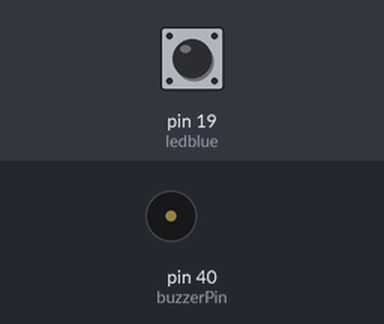
A sketch run on a simulated Arduino Mega 2560, built with avr-gcc and run on an emulated ATmega2560. Parts: buzzer (waves = sounding). Inputs (shaded band) come from the test bench; at power-on: pin 19 (ledblue) HIGH.

Above: at 2.3 s.
At 22.5 s:
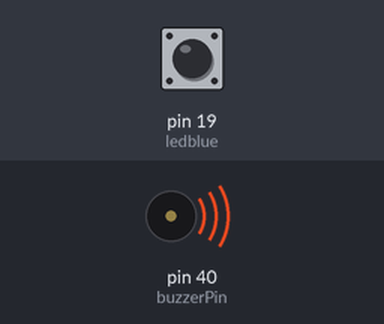
Timing chart, 0 to 28.2 s (numbered marks = the images above):
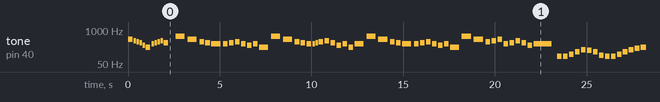

Measured:
- by itself, tone on pin 40 (buzzerPin): plays 440 Hz for 0.25 s, 392 Hz for 0.13 s, 349 Hz for 0.13 s, 330 Hz for 0.13 s, 262 Hz for 0.13 s, 220 Hz for 0.25 s … (387 notes in this stretch)

The sketch:

PruebaMusica.ino
```cpp
//--------------------------------------------------------------------------------------------------------------------------------------
// Librerias
//--------------------------------------------------------------------------------------------------------------------------------------

#include "pitches.h"
#define NOTE_C4_1 260

//--------------------------------------------------------------------------------------------------------------------------------------
// Variables  y notas musicales
//--------------------------------------------------------------------------------------------------------------------------------------

int buzzerPin = 40;
int ledblue= 19;
int buttonState = 0;

int melody[] = {                                               // cancion Uno
  NOTE_A4, NOTE_G4, NOTE_F4, NOTE_E4, NOTE_C4, NOTE_A3,
  NOTE_D4, NOTE_E4, NOTE_F4, NOTE_G4, NOTE_E4, 0,
  NOTE_D5, NOTE_A4,
  NOTE_F4, NOTE_E4, NOTE_D4,
  NOTE_D4, NOTE_E4, NOTE_F4, NOTE_D4,

  NOTE_C4, NOTE_D4, NOTE_A3,
  NOTE_D5, NOTE_A4,
  NOTE_F4, NOTE_E4, NOTE_D4, NOTE_D4, NOTE_E4,
  NOTE_F4, NOTE_G4, NOTE_E4, NOTE_C4,
  NOTE_D4, NOTE_A3, NOTE_D4,
  NOTE_D5, NOTE_A4,

  NOTE_F4, NOTE_E4, NOTE_D4,
  NOTE_D4, NOTE_E4, NOTE_F4, NOTE_D4,
  NOTE_C4, NOTE_D4, NOTE_A3,
  NOTE_D5, NOTE_A4,
  NOTE_F4, NOTE_G4, NOTE_A4, NOTE_D4,
  NOTE_E4, NOTE_G4, NOTE_E4, NOTE_C4,

  NOTE_D4,
  NOTE_G2, NOTE_G2, NOTE_AS2, NOTE_D3,
  NOTE_F3, NOTE_E3, NOTE_D3, NOTE_A2,
  NOTE_G2, NOTE_G2, NOTE_AS2, NOTE_D3,
  NOTE_F3, NOTE_G3, NOTE_A3,
  NOTE_AS4, NOTE_A4, NOTE_G4, NOTE_F4, NOTE_G4,

  NOTE_A4, NOTE_D4, NOTE_A4,
  NOTE_G4, NOTE_G4, NOTE_G4, NOTE_G4, NOTE_F4, NOTE_E4, NOTE_F4, NOTE_G4,
  NOTE_F4, NOTE_G4, NOTE_A4, NOTE_F4,
  NOTE_G2, NOTE_G2, NOTE_AS2, NOTE_D3,
  NOTE_F3, NOTE_E3, NOTE_D3, NOTE_A2,
  NOTE_G2, NOTE_G2, NOTE_AS2, NOTE_D3,

  NOTE_F3, NOTE_G3, NOTE_A3,
  NOTE_AS4, NOTE_A4, NOTE_G4, NOTE_AS4, NOTE_C5,
  NOTE_D5, NOTE_A4, NOTE_F4, NOTE_D4,
  NOTE_E4, NOTE_E4, NOTE_E4, NOTE_E4, NOTE_G4, NOTE_E4, NOTE_C4, NOTE_A3, NOTE_C4,
  NOTE_D4, NOTE_D4, NOTE_C4,

  NOTE_F4, NOTE_F4, NOTE_F4, NOTE_F4, NOTE_G4, NOTE_A4, NOTE_A4, NOTE_A4, NOTE_G4, NOTE_F4,
  NOTE_E4, NOTE_E4, NOTE_E4, NOTE_E4, NOTE_F4, NOTE_E4, 0, NOTE_F4, NOTE_E4,
  NOTE_D4, NOTE_D4, NOTE_D4, NOTE_D4, NOTE_E4, NOTE_F4, NOTE_F4, NOTE_F4, NOTE_E4, NOTE_D4,
  NOTE_C4, NOTE_C4, NOTE_C4, NOTE_C4, NOTE_D4, NOTE_E4, NOTE_D4, NOTE_C4,

  NOTE_AS3, NOTE_AS3, NOTE_AS3, NOTE_AS3, NOTE_C4, NOTE_D4, NOTE_D4, NOTE_D4,NOTE_C4, NOTE_AS3,
  NOTE_A3, NOTE_A3, NOTE_A3, NOTE_F4, NOTE_G4, NOTE_F4, NOTE_C4,
  NOTE_F4, NOTE_F4, NOTE_F4, NOTE_F4, NOTE_G4, NOTE_GS4, NOTE_GS4, NOTE_GS4, NOTE_AS4, NOTE_GS4,
  NOTE_G4, NOTE_G4, NOTE_G4, NOTE_G4, NOTE_GS4, NOTE_G4, NOTE_A4, NOTE_G4,

  NOTE_F4, NOTE_F4, NOTE_F4, NOTE_F4, NOTE_G4, NOTE_A4, NOTE_A4, NOTE_A4, NOTE_G4, NOTE_F4,
  NOTE_E4, NOTE_E4, NOTE_E4, NOTE_E4, NOTE_F4, NOTE_E4, NOTE_F4, NOTE_E4,
  NOTE_D4, NOTE_D4, NOTE_D4, NOTE_D4, NOTE_E4, NOTE_F4, NOTE_F4, NOTE_F4, NOTE_E4, NOTE_D4,
  NOTE_C4, NOTE_C4, NOTE_C4, NOTE_C4, NOTE_D4, NOTE_E4, NOTE_D4, NOTE_C4,

  NOTE_AS3, NOTE_AS3, NOTE_AS3, NOTE_AS3, NOTE_C4, NOTE_D4, NOTE_D4, NOTE_D4, NOTE_E4, NOTE_G4,
  NOTE_A4, NOTE_A4, NOTE_A4, NOTE_A4, NOTE_C5, NOTE_A4, NOTE_F4,
  NOTE_E4, NOTE_G4, NOTE_A4, NOTE_E4, NOTE_G4, NOTE_A4, NOTE_E4, NOTE_G4,
  NOTE_E4, NOTE_G4, NOTE_A4, NOTE_D5, NOTE_CS5, 0
};

int noteDurations[] = {                                 // duracion cancion Uno
 4, 8, 8, 8, 8, 4,
  8, 8, 8, 8, 4, 4,
  2, 2,
  4, 4, 2,
  4, 4, 4, 4,

  4, 4, 2,
  2, 2,
  4, 4, 4, 8, 8,
  4, 4, 4, 4,
  4, 4, 2,
  2, 2,

  4, 4, 2,
  4, 4, 4, 4,
  4, 4, 2,
  2, 2,
  4, 4, 4, 4,
  4, 4, 4, 4,

  1,
  4, 4, 4, 4,
  4, 4, 4, 4,
  4, 4, 4, 4,
  4, 4, 2,
  3, 8, 4, 8, 8,

  4, 4, 2,
  8, 16, 16, 8, 8, 4, 8, 8,
  4, 4, 4, 4,
  4, 4, 4, 4,
  4, 4, 4, 4,
  4, 4, 4, 4,

  4, 4, 2,
  3, 8, 4, 8, 8,
  4, 4, 4, 4,
  8, 16, 16, 8, 8, 8, 8, 8, 8,
  2, 4, 4,

  8, 16, 16, 8, 8, 8, 16, 16, 8, 8,
  8, 16, 16, 8, 8, 4, 8, 16, 16,
  8, 16, 16, 8, 8, 8, 16, 16, 8, 8,
  8, 16, 16, 8, 8, 3, 16, 16,

  8, 16, 16, 8, 8, 8, 16, 16, 8, 8,
  8, 16, 16, 8, 8, 4, 4,
  8, 16, 16, 8, 8, 8, 16, 16, 8, 8,
  8, 16, 16, 8, 8, 3, 16, 16,

  8, 16, 16, 8, 8, 8, 16, 16, 8, 8,
  8, 16, 16, 8, 8, 3, 16, 16,
  8, 16, 16, 8, 8, 8, 16, 16, 8, 8,
  8, 16, 16, 8, 8, 3, 16, 16,

  8, 16, 16, 8, 8, 8, 16, 16, 8, 8,
  8, 16, 16, 8, 8, 4, 4,
  8, 8, 8, 8, 8, 8, 8, 8,
  8, 8, 8, 8, 4, 4
  };


int melody2[] = {                                               // Cancion 2
  NOTE_FS5, NOTE_FS5, NOTE_D5, NOTE_B4, NOTE_B4, NOTE_E5,
  NOTE_E5, NOTE_E5, NOTE_GS5, NOTE_GS5, NOTE_A5, NOTE_B5,
  NOTE_A5, NOTE_A5, NOTE_A5, NOTE_E5, NOTE_D5, NOTE_FS5,
  NOTE_FS5, NOTE_FS5, NOTE_E5, NOTE_E5, NOTE_FS5, NOTE_E5
};

int durations[] = {                                             // duracion Cancion 2
  8, 8, 8, 4, 4, 4,
  4, 5, 8, 8, 8, 8,
  8, 8, 8, 4, 4, 4,
  4, 5, 8, 8, 8, 8
};

int songLength = sizeof(melody)/sizeof(melody[0]);              // duracion y tamaño
int songLength2 = sizeof(melody2)/sizeof(melody2[0]);           // duracion y tamaño


//--------------------------------------------------------------------------------------------------------------------------------------
// Setup: Pines de salida y entrada para buzzer y recibir instrucciones de Tiva 1
//--------------------------------------------------------------------------------------------------------------------------------------

void setup()
{
pinMode(ledblue,INPUT_PULLUP);
pinMode(buzzerPin,OUTPUT);
}


//--------------------------------------------------------------------------------------------------------------------------------------
// Loop: De acuerdo a duracion, se tocan las notas musicales
//--------------------------------------------------------------------------------------------------------------------------------------

void loop()
{
  buttonState = digitalRead(ledblue);
  if (buttonState == HIGH)
  {
    for (int thisNote = 0; thisNote < 130; thisNote++)
    {
      int noteDuration = 1000/noteDurations[thisNote];
      tone(buzzerPin, melody[thisNote],noteDuration);
      int pauseBetweenNotes = noteDuration *1.30-50;             // delay por cada pulso
      delay(pauseBetweenNotes);
      delay(50);
      noTone(buzzerPin);
    }
  }
  else if (buttonState == LOW)
  {
    for (int thisNote2 = 0; thisNote2 < songLength2; thisNote2++)
    {
      int duration2 = 1000/ durations[thisNote2];
      tone(buzzerPin, melody2[thisNote2], duration2);
      int pause = duration2 * 1.3;                               // delay por cada pulso
      delay(pause);
      noTone(8);
    }
  }
}
```

pitches.h
```cpp
/*************************************************
 * Public Constants
 *************************************************/

#define NOTE_B0  31
#define NOTE_C1  33
#define NOTE_CS1 35
#define NOTE_D1  37
#define NOTE_DS1 39
#define NOTE_E1  41
#define NOTE_F1  44
#define NOTE_FS1 46
#define NOTE_G1  49
#define NOTE_GS1 52
#define NOTE_A1  55
#define NOTE_AS1 58
#define NOTE_B1  62
#define NOTE_C2  65
#define NOTE_CS2 69
#define NOTE_D2  73
#define NOTE_DS2 78
#define NOTE_E2  82
#define NOTE_F2  87
#define NOTE_FS2 93
#define NOTE_G2  98
#define NOTE_GS2 104
#define NOTE_A2  110
#define NOTE_AS2 117
#define NOTE_B2  123
#define NOTE_C3  131
#define NOTE_CS3 139
#define NOTE_D3  147
#define NOTE_DS3 156
#define NOTE_E3  165
#define NOTE_F3  175
#define NOTE_FS3 185
#define NOTE_G3  196
#define NOTE_GS3 208
#define NOTE_A3  220
#define NOTE_AS3 233
#define NOTE_B3  247
#define NOTE_C4  262
#define NOTE_CS4 277
#define NOTE_D4  294
#define NOTE_DS4 311
#define NOTE_E4  330
#define NOTE_F4  349
#define NOTE_FS4 370
#define NOTE_G4  392
#define NOTE_GS4 415
#define NOTE_A4  440
#define NOTE_AS4 466
#define NOTE_B4  494
#define NOTE_C5  523
#define NOTE_CS5 554
#define NOTE_D5  587
#define NOTE_DS5 622
#define NOTE_E5  659
#define NOTE_F5  698
#define NOTE_FS5 740
#define NOTE_G5  784
#define NOTE_GS5 831
#define NOTE_A5  880
#define NOTE_AS5 932
#define NOTE_B5  988
#define NOTE_C6  1047
#define NOTE_CS6 1109
#define NOTE_D6  1175
#define NOTE_DS6 1245
#define NOTE_E6  1319
#define NOTE_F6  1397
#define NOTE_FS6 1480
#define NOTE_G6  1568
#define NOTE_GS6 1661
#define NOTE_A6  1760
#define NOTE_AS6 1865
#define NOTE_B6  1976
#define NOTE_C7  2093
#define NOTE_CS7 2217
#define NOTE_D7  2349
#define NOTE_DS7 2489
#define NOTE_E7  2637
#define NOTE_F7  2794
#define NOTE_FS7 2960
#define NOTE_G7  3136
#define NOTE_GS7 3322
#define NOTE_A7  3520
#define NOTE_AS7 3729
#define NOTE_B7  3951
#define NOTE_C8  4186
#define NOTE_CS8 4435
#define NOTE_D8  4699
#define NOTE_DS8 4978
```
